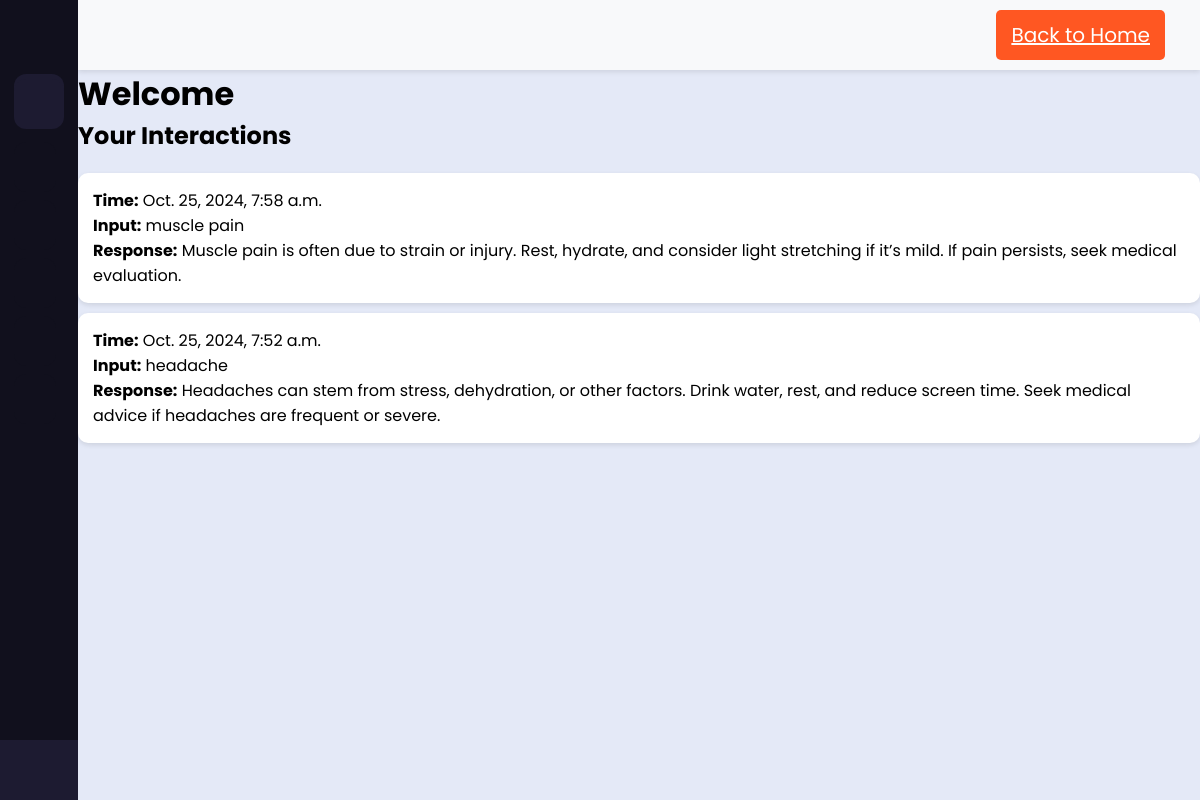
The page /interactions/ (signed in) on the database as committed earlier.
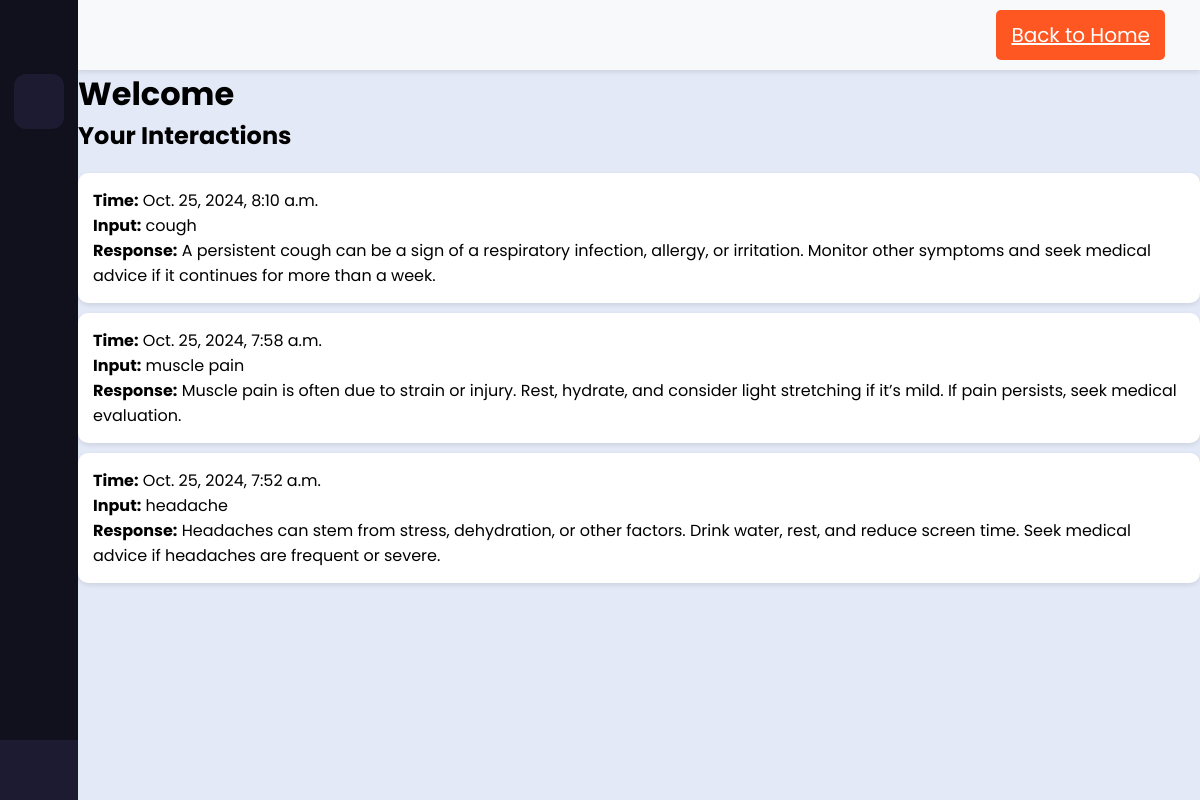
The same page on the database as committed later.
### symptom_checker/models.py (models this page shows, shortened)
class Interaction(models.Model):
    user = models.ForeignKey(User, on_delete=models.CASCADE, default=default_user.id)
    user_input = models.TextField()
    ai_response = models.TextField()
    timestamp = models.DateTimeField(auto_now_add=True)
    class Meta:
        ordering = ['-timestamp']

### symptom_checker/views.py (the view)
# urls.py: path('interactions/', views.user_interactions, name='user_interactions'),
@login_required
def user_interactions(request):
    interactions = Interaction.objects.filter(user=request.user)
    try:
        template = get_template('symptom_checker/interactions.html')
    except TemplateDoesNotExist:
        print("Template not found: symptom_checker/interactions.html")
    return render(request, 'symptom_checker/interactions.html', {'interactions': interactions})

### symptom_checker/templates/symptom_checker/interactions.html (shortened to what this page needs)
{% load static %}
<!DOCTYPE html>
<html lang="en">
<head>
    <link rel="stylesheet" href="{% static 'symptom_checker/css/sidebar.css' %}">
</head>
<body>
    <div class="sidebar">
    <div class="">
        <div class="logo-details">
            <i class='bx bx-health'></i>
            <i class='bx bx-menu' id="btn"></i>
        </div>
        <ul class="nav-list">
            <li>
                <i class='bx bx-search'></i>
            </li>
            <li><a href="{% url 'home' %}"><i class='bx bx-grid-alt'></i><span class="links_name">Dashboard</span></a><span class="tooltip">Dashboard</span></li>
            <li><a href="{% url 'user_interactions' %}"><i class='bx bx-user'></i><span class="links_name">Treatment Plan</span></a><span class="tooltip">Treatment</span></li>
            <li><a href="./Pages/chat.html"><i class='bx bx-chat'></i><span class="links_name">Messages</span></a><span class="tooltip">Messages</span></li>
            <li><a href="#"><i class='bx bx-pie-chart-alt-2'></i><span class="links_name">Patient</span></a><span class="tooltip">Patient</span></li>
            <li><a href="#"><i class='bx bx-cog'></i><span class="links_name">Settings</span></a><span class="tooltip">Settings</span></li>
            <li class="profile">
                <div class="profile-details">
                    <div class="name_job">
                        <div class="name">MedCare</div>
                        <div class="job">User</div>
                    </div>
                </div>
                <a href="#"><i class='bx bx-log-out' id="log_out"></i></a>
            </li>
        </ul>
    </div>
    </div>
    <div class="home-section">
        <div class="header">
            <button class="toggle-btn" id="btn">
            </button>
            <div class="header-right">
                <a href="{% url 'home' %}" class="SOSBtn">Back to Home</a>
            </div>
        </div>
        <div class="content">
            {% block content %}
                <h1>Welcome {{ interaction.user }}</h1>
                <h2>Your Interactions</h2>
                <ul class="interactions-list">
                    {% for interaction in interactions %}
                        <li class="interaction-item">
                            <strong>Time:</strong> {{ interaction.timestamp }}<br>
                            <strong>Input:</strong> {{ interaction.user_input }}<br>
                            <strong>Response:</strong> {{ interaction.ai_response }}
                        </li>
                    {% endfor %}
                </ul>
            {% endblock %}
        </div>
    </div>
</body>
</html>

Rows that differ between the two databases and show on the page:
added Interaction: timestamp "Oct. 25, 2024, 8:10 a.m.", user_input "cough", ai_response "A persistent cough can be a sign of a respiratory infection, allergy, or irritation. Monitor other symptoms and seek medical advice if it continues for more than a week."
